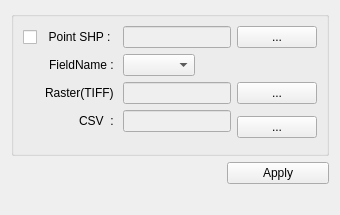
            <widget class="QWidget" name="page_8">
              <layout class="QGridLayout" name="gridLayout_24">
                <item row="1" column="2">
                  <widget class="QPushButton" name="btn_apply_CSV">
                    <property name="text">
                      <string>Apply</string>
                    </property>
                  </widget>
                </item>
                <item row="4" column="1">
                  <widget class="QLabel" name="label_59">
                    <property name="sizePolicy">
                      <sizepolicy hsizetype="Preferred" vsizetype="Expanding">
                        <horstretch>0</horstretch>
                        <verstretch>0</verstretch>
                      </sizepolicy>
                    </property>
                    <property name="text">
                      <string/>
                    </property>
                  </widget>
                </item>
                <item row="0" column="0" colspan="3">
                  <widget class="QGroupBox" name="groupBox_5">
                    <property name="title">
                      <string/>
                    </property>
                    <layout class="QGridLayout" name="gridLayout_23">
                      <item row="2" column="1" colspan="3">
                        <widget class="QLineEdit" name="txt_raster_tiff">
                          <property name="enabled">
                            <bool>false</bool>
                          </property>
                        </widget>
                      </item>
                      <item row="0" column="1" colspan="3">
                        <widget class="QLineEdit" name="txt_csv_shp">
                          <property name="enabled">
                            <bool>false</bool>
                          </property>
                        </widget>
                      </item>
                      <item row="3" column="1" colspan="3">
                        <widget class="QLineEdit" name="txt_shp_field">
                          <property name="enabled">
                            <bool>false</bool>
                          </property>
                        </widget>
                      </item>
                      <item row="0" column="0">
                        <widget class="QCheckBox" name="chk_point_shp">
                          <property name="sizePolicy">
                            <sizepolicy hsizetype="Fixed" vsizetype="Fixed">
                              <horstretch>0</horstretch>
                              <verstretch>0</verstretch>
                            </sizepolicy>
                          </property>
                          <property name="text">
                            <string>  Point SHP :</string>
                          </property>
                        </widget>
                      </item>
                      <item row="1" column="1">
                        <widget class="QComboBox" name="cmb_FieldAtt"/>
                      </item>
                      <item row="2" column="0">
                        <widget class="QLabel" name="label_18">
                          <property name="text">
                            <string>Raster(TIFF) </string>
                          </property>
                          <property name="alignment">
                            <set>Qt::AlignRight|Qt::AlignTrailing|Qt::AlignVCenter</set>
                          </property>
                        </widget>
                      </item>
                      <item row="0" column="4">
                        <widget class="QPushButton" name="btn_csv_shp">
                          <property name="sizePolicy">
                            <sizepolicy hsizetype="Fixed" vsizetype="Fixed">
                              <horstretch>0</horstretch>
                              <verstretch>0</verstretch>
                            </sizepolicy>
                          </property>
                          <property name="text">
                            <string>...</string>
                          </property>
                        </widget>
                      </item>
                      <item row="1" column="0">
                        <widget class="QLabel" name="label_44">
                          <property name="text">
                            <string>FieldName : </string>
                          </property>
                          <property name="alignment">
                            <set>Qt::AlignRight|Qt::AlignTrailing|Qt::AlignVCenter</set>
                          </property>
                        </widget>
                      </item>
                      <item row="3" column="4" rowspan="3">
                        <widget class="QPushButton" name="btn_csv_csv">
                          <property name="text">
                            <string>...</string>
                          </property>
                        </widget>
                      </item>
                      <item row="2" column="4">
                        <widget class="QPushButton" name="btn_raster_tiff">
                          <property name="text">
                            <string>...</string>
                          </property>
                        </widget>
                      </item>
                      <item row="3" column="0">
                        <widget class="QLabel" name="label_21">
                          <property name="text">
                            <string>CSV  : </string>
                          </property>
                          <property name="alignment">
                            <set>Qt::AlignRight|Qt::AlignTrailing|Qt::AlignVCenter</set>
                          </property>
                        </widget>
                      </item>
                    </layout>
                  </widget>
                </item>
              </layout>
            </widget>
